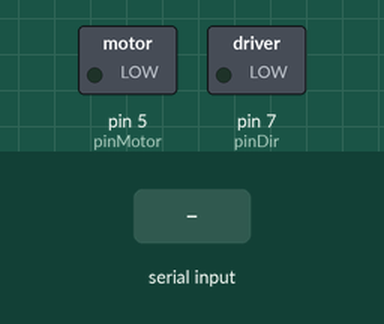
Simulated run of this sketch. Board: Arduino Uno, built with avr-gcc and run on an emulated ATmega328P. Shown: switched loads named in the sketch (green lamp = pin HIGH). The inputs (shaded band) are chosen by the test bench.

Above: at 1.2 s.
1.3 s: "s" received over Serial
At 2.5 s:
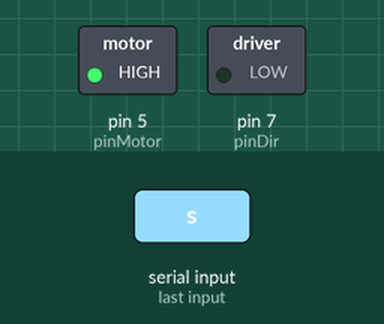
2.8 s: "c" received over Serial
At 3.6 s:
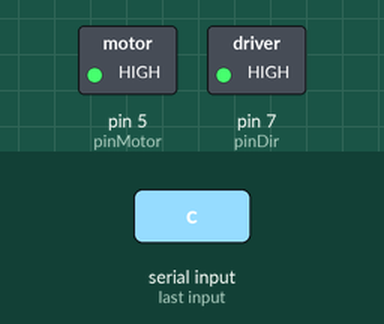
4.3 s: "p" received over Serial
At 4.8 s:
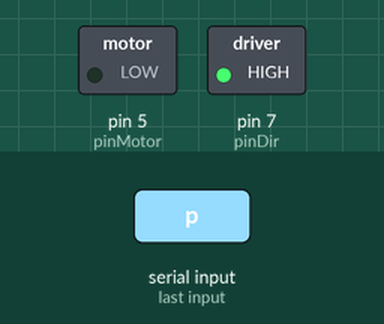
5.8 s: "a" received over Serial
At 7.1 s:
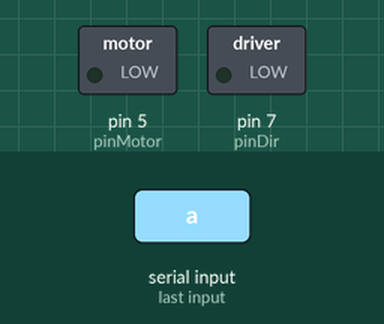
Timing chart, 0 to 8.3 s (numbered marks = the images above; inputs shaded):
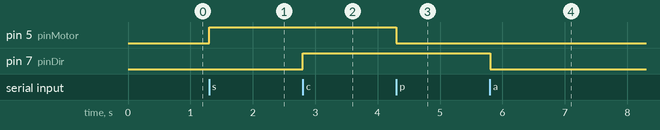

The sketch:

change_motor_speed.ino
```cpp
/******************************************
   COURSE  : MTE504 MECHATRONICS II
   PROJECT : SPEED CHANGER
   DATE    : 04/08/2021
 *****************************************/

// Serial Port Used
#define ser Serial

// Motor PWM Pin
byte pinMotor = 5;

// Direvction Pin
byte pinDir = 7;

void setup() {
  // Setup serial baudrate
  ser.begin(9600);

  // Set pins as output
  pinMode(pinMotor, OUTPUT);
  pinMode(pinDir, OUTPUT);

  // Default to 0
  digitalWrite(pinMotor, LOW);
  digitalWrite(pinDir, LOW);
}

void loop() {
}

void serialEvent() {
  if (ser.available()) {
    char cmd = ser.read();
    switch (cmd) {
      case 's':
        // Set Speed to 100%
        analogWrite(pinMotor, 1.0 * 255.0);
        break;

      case 'c':
        // Clockwise
        digitalWrite(pinDir, HIGH);
        break;

      case 'a':
        // Anti Clockwise
        digitalWrite(pinDir, LOW);
        break;

      case 'p':
        // Set Speed to 0%
        analogWrite(pinMotor, 0.0);
        break;

      default:
        break;
    }
  }
}
```

Measured:
- after the input at 1.3 s, pin 5 (pinMotor): LOW → HIGH at once
- after the input at 2.8 s, pin 7 (pinDir): LOW → HIGH at once
- after the input at 4.3 s, pin 5 (pinMotor): HIGH → LOW at once
- after the input at 5.8 s, pin 7 (pinDir): HIGH → LOW at once
